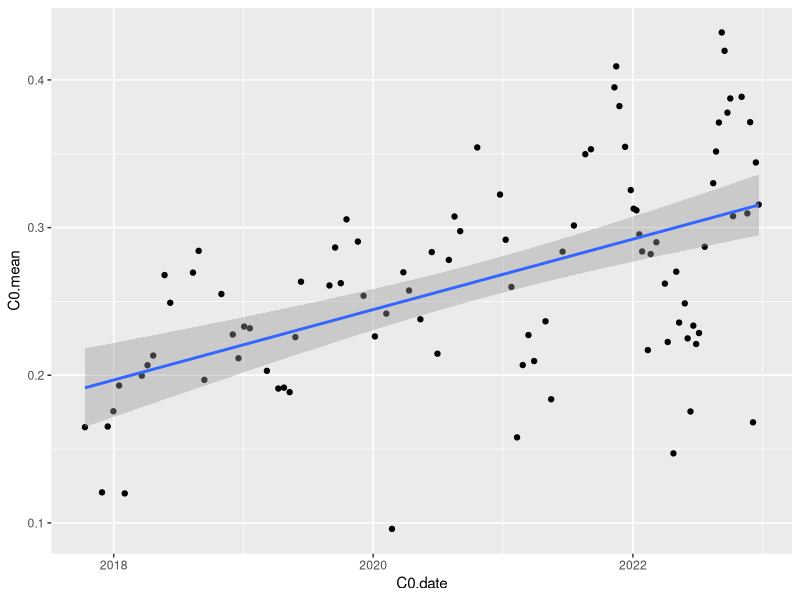
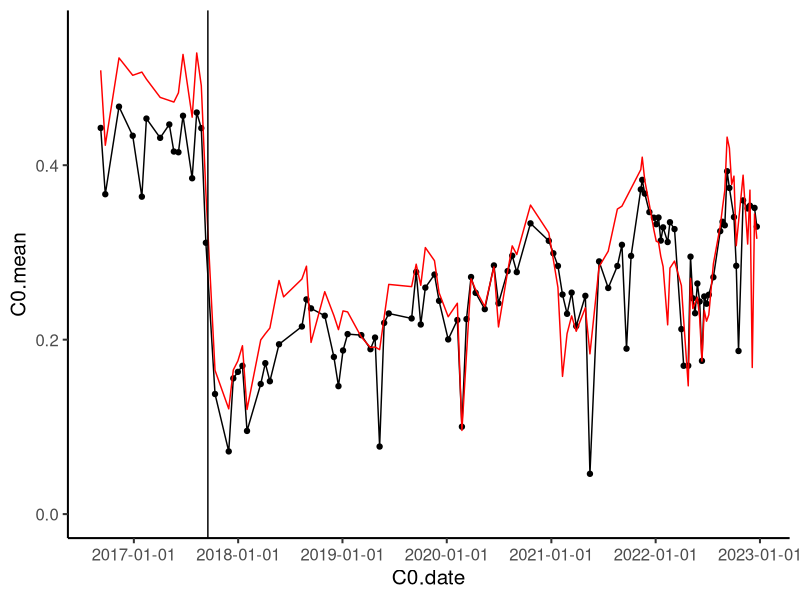
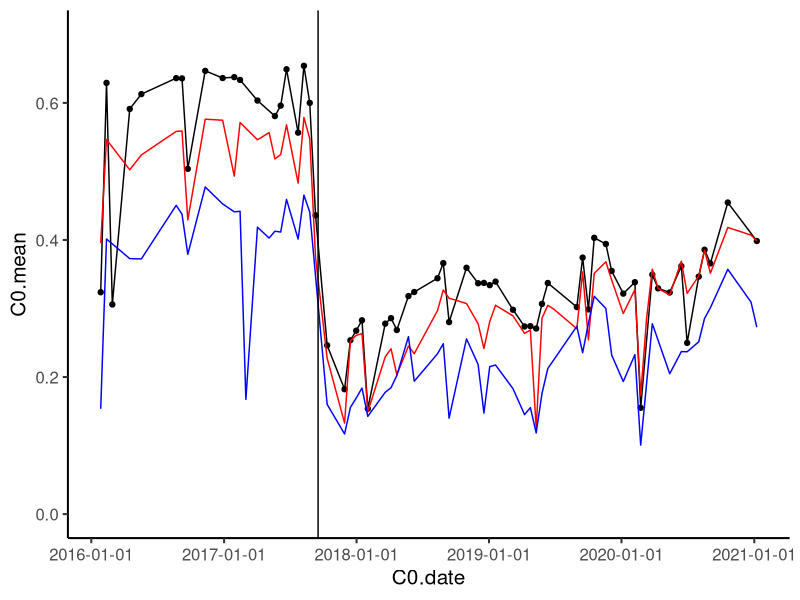
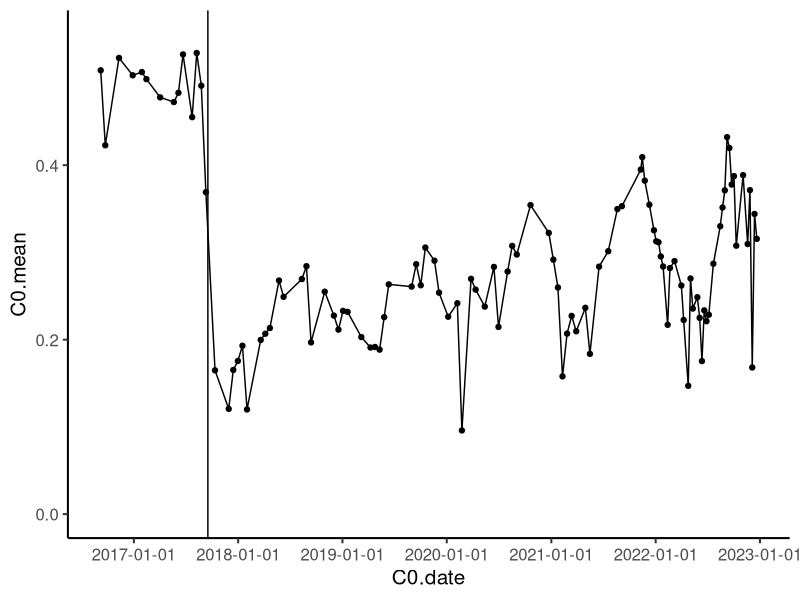
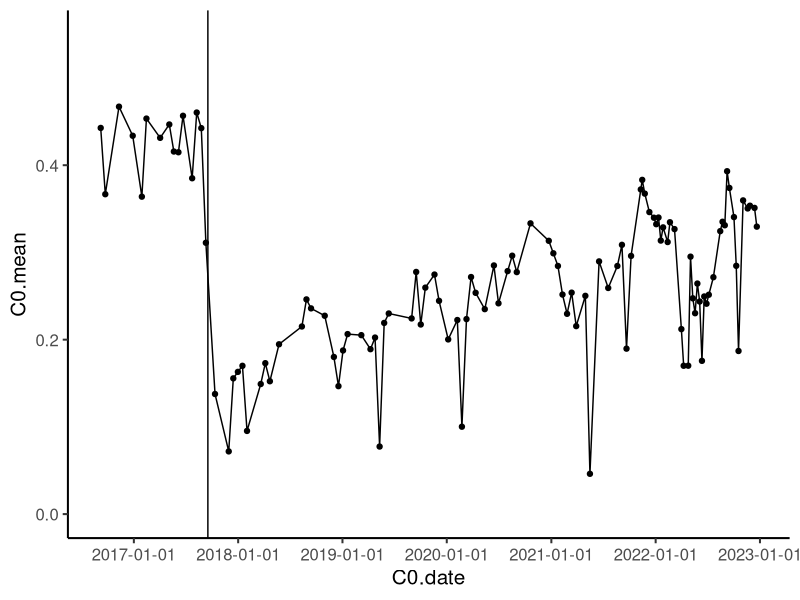

These charts were generated, in order, by the following R code:
library(readr)
library(ggplot2)

setwd('~/Documents/GitHub/Cayo-Maria-Survival/Data/GreeneryIndex/')

#Load data for big Cayo
BigCayo_part1=read.csv('BigCayo_Sept2016-Dec2018.csv')
BigCayo_part2=read.csv('BigCayo_Dec2017-Dec2022.csv')
BigCayo=rbind(BigCayo_part1,BigCayo_part2[15:nrow(BigCayo_part2),])
BigCayo$C0.date = as.Date(parse_datetime(BigCayo$C0.date))

postHurrGreenery = BigCayo[which(BigCayo$C0.date>"2017-09-17"),]
ggplot(postHurrGreenery, aes(x=C0.date, y=C0.mean)) +
  geom_point() +
  geom_smooth(method=lm, se=T)

y=postHurrGreenery$C0.mean; x = 1:nrow(postHurrGreenery)
summary(lm(y ~ x))$coefficients

years = c(2018, 2019, 2020, 2021, 2022); y_year = vector()
for (year in 1:length(years)){
  date_idx = which(BigCayo$C0.date>"2017-01-01" & BigCayo$C0.date < "2017-12-31")
  y_year[year]=mean(postHurrGreenery$C0.mean[date_idx])
}
x=1:length(years)
summary(lm(y_year ~ x))$coefficients

#Subset data which has 0% cloud
#BigCayo=BigCayo[which(BigCayo$C0.cloudCoveragePercent==0),]

p_bigC<-ggplot(BigCayo, aes(x=C0.date, y=C0.mean))+
  geom_point()+
  geom_line()+
  #geom_smooth()+
  geom_vline(xintercept = as.numeric(as.Date("2017-09-17")))+
  ylim(0, 0.55)+
  scale_x_date(date_breaks = "1 year")+
  theme_classic(base_size=15)
ggsave("BigCayo_Greenery_Updated_v2.pdf",p_bigC)

# #Find 'outlier' dates
# BigCayo_part1$C0.date[BigCayo_part1$C0.mean<0.25]
# BigCayo_part2$C0.date[BigCayo_part2$C0.mean<0.2]

#Load data for small Cayo
SmallCayo_part1=read.csv('SmallCayo_Sept2016-Dec2018.csv')
SmallCayo_part2=read.csv('SmallCayo_Dec2017-Dec2022.csv')
SmallCayo=rbind(SmallCayo_part1,SmallCayo_part2[14:nrow(SmallCayo_part2),])
SmallCayo$C0.date =  as.Date(parse_datetime(SmallCayo$C0.date))

#SmallCayo=SmallCayo[which(SmallCayo$C0.cloudCoveragePercent==0),]

p_smallC<-ggplot(SmallCayo, aes(x=C0.date, y=C0.mean))+
  geom_point()+
  geom_line()+
  geom_vline(xintercept = as.numeric(as.Date("2017-09-17")))+
  ylim(0, 0.55)+
  scale_x_date(date_breaks = "1 year")+
  theme_classic(base_size=15)
ggsave("SmallCayo_Greenery_Updated_v2.pdf",p_smallC)

#Find 'outlier' dates
SmallCayo_part1$C0.date[SmallCayo_part1$C0.mean<0.25]
SmallCayo_part2$C0.date[SmallCayo_part2$C0.mean<0.2]


#Directly compared smal cayo and big cayo
ggplot(SmallCayo, aes(x=C0.date, y=C0.mean))+
  geom_point()+
  geom_line()+
  geom_line(data=BigCayo, aes(x=C0.date, y=C0.mean),color = "red")+
  geom_vline(xintercept = as.numeric(as.Date("2017-09-17")))+
  ylim(0, 0.55)+
  scale_x_date(date_breaks = "1 year")+
  theme_classic(base_size=15)

#Plot data splitting 3 areas of the island
lbc_data=read.csv('LowerBigCayo_Landsat 8-9 L1-4-NDVI-2016-01-22-TO-2021-01-22.csv')
lbc_data$C0.date=as.Date(lbc_data$C0.date)
ubc_data = read.csv('UpperBigCayo_Landsat 8-9 L1-4-NDVI-2016-01-22-TO-2021-01-22.csv')
ubc_data$C0.date=as.Date(ubc_data$C0.date)
sc_data=read.csv('SmallCayo_Landsat 8-9 L1-4-NDVI-2016-01-22-TO-2021-01-22.csv')
sc_data$C0.date=as.Date(sc_data$C0.date)

ggplot(lbc_data, aes(x=C0.date, y=C0.mean))+
  geom_point()+
  geom_line()+
  geom_line(data=sc_data, aes(x=C0.date, y=C0.mean),color = "red")+
  geom_line(data=ubc_data, aes(x=C0.date, y=C0.mean),color = "blue")+
  geom_vline(xintercept = as.numeric(as.Date("2017-09-17")))+
  ylim(0, 0.7)+
  scale_x_date(date_breaks = "1 year")+
  theme_classic(base_size=15)
